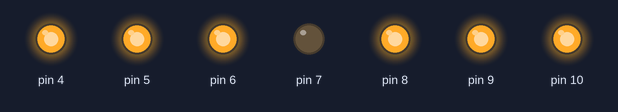
Simulated run of this sketch. Board: Arduino Uno, built with avr-gcc and run on an emulated ATmega328P. On the bench: output pins drawn as LEDs (lit = HIGH).

Above: at 0.5 s.
At 2.5 s:
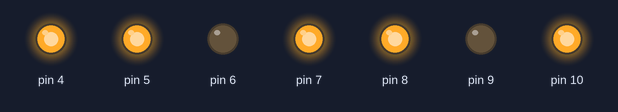
At 3.5 s:
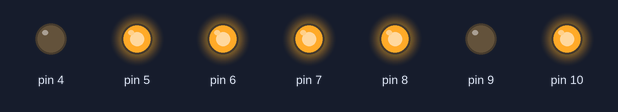
At 5.5 s:
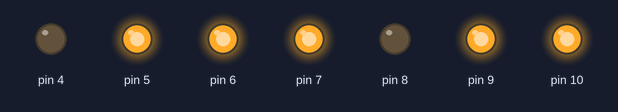
At 8.5 s:
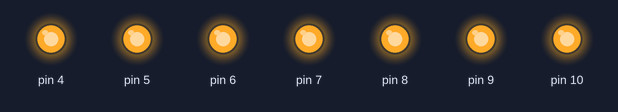
At 11.5 s:
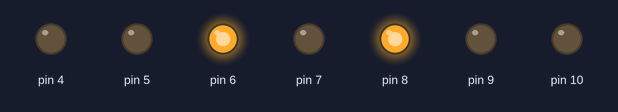
Timing chart, 0 to 13.0 s (numbered marks = the images above):
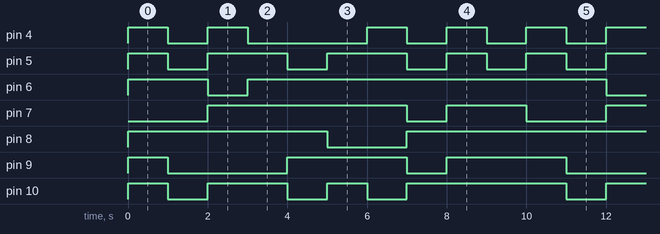

The sketch:

print_7segment_1_on_0to9.ino
```cpp
//7세그먼트 0~9까지 하나하나 켜기(배열포함)
void setup() {
   // put your setup code here, to run once:
  pinMode(4, OUTPUT);
  pinMode(5, OUTPUT);
  pinMode(6, OUTPUT);
  pinMode(7, OUTPUT);
  pinMode(8, OUTPUT);
  pinMode(9, OUTPUT);
  pinMode(10, OUTPUT);
}
int j, i;
int dig[10][7] = {
  {1, 1, 1, 0, 1, 1, 1}, //0
  {0, 0, 1, 0, 1, 0, 0}, //1
  {1, 1, 0, 1, 1, 0, 1}, //2
  {0, 1, 1, 1, 1, 0, 1}, //3
  {0, 0, 1, 1, 1, 1, 0}, //4
  {0, 1, 1, 1, 0, 1, 1}, //5
  {1, 1, 1, 1, 0, 1, 0}, //6
  {0, 0, 1, 0, 1, 0, 1}, //7
  {1, 1, 1, 1, 1, 1, 1}, //8
  {0, 0, 1, 1, 1, 1, 1}, //9
};

void loop() {

for(j = 0 ; j < 10 ; j++)
{
  for(i = 0 ; i <7 ; i++)
  {
    digitalWrite(i + 4, dig[j][i]);
  }
  delay(1000);
}


}
```

Measured:
- by itself, pin 4: repeats every 10.0 s: LOW 1.0 s, HIGH 1.0 s, LOW 3.0 s, 2 × (HIGH 1.0 s, LOW 1.0 s), HIGH 1.0 s
- by itself, pin 5: repeats every 10.0 s: 2 × (LOW 1.0 s, HIGH 2.0 s), 2 × (LOW 1.0 s, HIGH 1.0 s)
- by itself, pin 6: repeats every 10.0 s: LOW 1.0 s, HIGH 9.0 s
- by itself, pin 7: repeats every 10.0 s: LOW 1.0 s, HIGH 2.0 s, LOW 2.0 s, HIGH 5.0 s
- by itself, pin 8: repeats every 10.0 s: LOW 2.0 s, HIGH 8.0 s
- by itself, pin 9: repeats every 10.0 s: LOW 3.0 s, HIGH 3.0 s, LOW 1.0 s, HIGH 3.0 s
- by itself, pin 10: repeats every 10.0 s: LOW 1.0 s, HIGH 2.0 s, LOW 1.0 s, HIGH 1.0 s, LOW 1.0 s, HIGH 4.0 s
